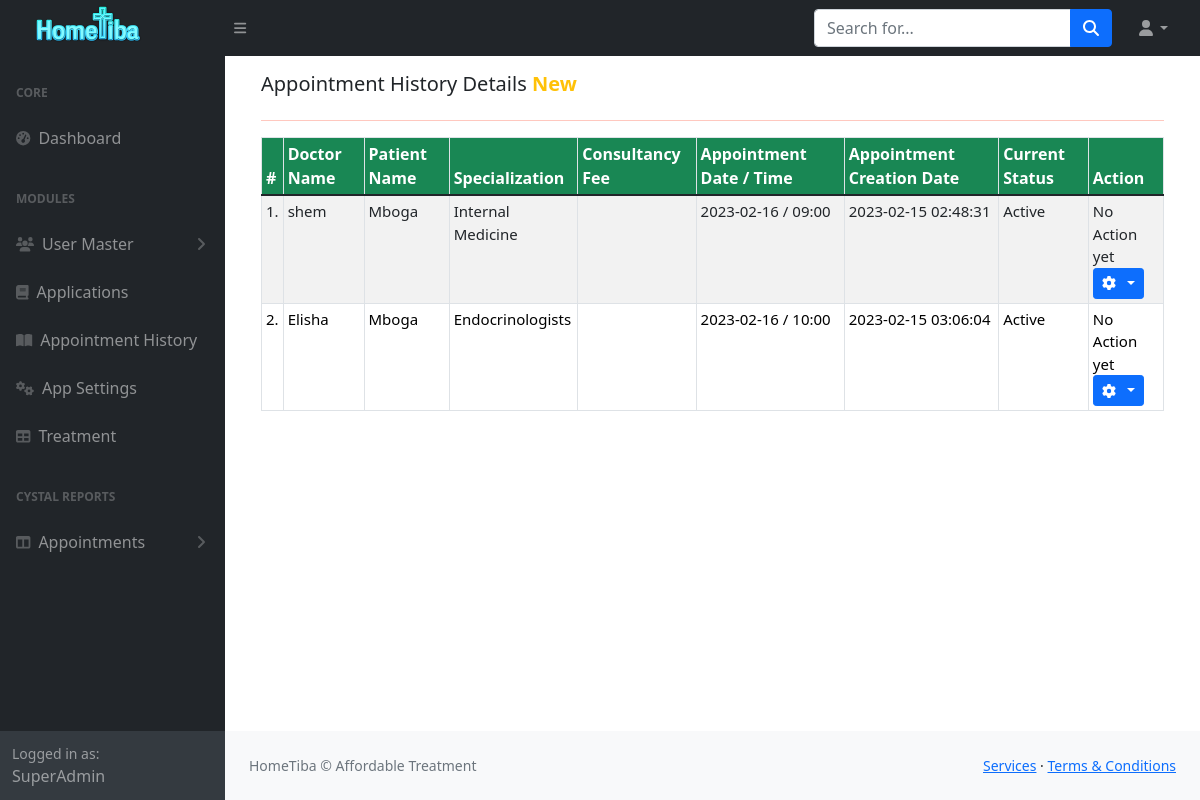
/Hospital/superadmin/appointments.php (signed in), run on the app's committed database.
### tables this page shows
CREATE TABLE `appointment` (
  `id` int(11) NOT NULL,
  `doctorSpecialization` varchar(255) DEFAULT NULL,
  `doctorId` int(11) DEFAULT NULL,
  `uId` int(11) DEFAULT NULL,
  `consultancyFees` int(11) DEFAULT NULL,
  `appointmentDate` varchar(255) DEFAULT NULL,
  `appointmentTime` varchar(255) DEFAULT NULL,
  `postingDate` timestamp NULL DEFAULT current_timestamp(),
  `userStatus` int(11) DEFAULT NULL,
  `doctorStatus` int(11) DEFAULT NULL,
  `updationDate` timestamp NULL DEFAULT NULL ON UPDATE current_timestamp(),
  `status` enum('Pending','Completed') NOT NULL DEFAULT 'Pending'
);

CREATE TABLE `doctors` (
  `docid` int(11) NOT NULL,
  `firstname` varchar(20) NOT NULL,
  `email` varchar(50) NOT NULL,
  `lastname` varchar(20) NOT NULL,
  `county` varchar(15) NOT NULL,
  `phone` bigint(15) NOT NULL,
  `status` enum('Approved','Disabled','Pending','Rejected') NOT NULL DEFAULT 'Pending',
  `id` int(13) NOT NULL,
  `cv` varchar(50) DEFAULT NULL,
  `password` varchar(255) NOT NULL,
  `Availability` enum('NotAvailable','Available') NOT NULL DEFAULT 'Available'
);

CREATE TABLE `users` (
  `userid` int(11) NOT NULL,
  `FirstName` varchar(20) NOT NULL,
  `LastName` varchar(20) NOT NULL,
  `email` varchar(50) NOT NULL,
  `Password` varchar(255) NOT NULL,
  `Role` enum('Admin','Doctor','Nurse','Patient') NOT NULL DEFAULT 'Patient',
  `Telphone` bigint(20) NOT NULL,
  `creationdate` date NOT NULL DEFAULT current_timestamp()
);

### Hospital/superadmin/appointments.php (the view, shortened to what this page needs)
<?php
include('../config.php');
include "includes/header.php";
include "includes/topnav.php";
include "includes/sidenav.php";
?>
<div id="layoutSidenav_content">
    <main>
        <div class="container-fluid px-4">
            <div class="container-fluid container-fullw bg-white">
                <div class="row">
                    <div class="col-md-12">
                        <div class=" col-md-12  d-flex">
                            <h5 class="col-md-9">Appointment History Details <b class="text-warning "> New</b></h5>
                        </div>
                        <hr style="color:#ff2400">
                        <table class="table table-responsive table table-bordered table-striped table-sm table-hover" id="sample-table-1">
                            <thead>
                                <tr class="text-white bg-success">
                                    <th class="center">#</th>
                                    <th class="hidden-xs">Doctor Name</th>
                                    <th >Patient Name </th>
                                    <th>Specialization</th>
                                    <th>Consultancy Fee</th>
                                    <th>Appointment Date / Time </th>
                                    <th>Appointment Creation Date </th>
                                    <th>Current Status</th>
                                    <th>Action</th>
                                </tr>
                            </thead>
                            <tbody class="text-dark">
                                <?php
                                $sql = mysqli_query($conn, "SELECT doctors.firstname as docname,users.FirstName as pname,appointment.*  from appointment join doctors on doctors.docid=appointment.doctorId join users on users.userid=appointment.uId ");
                                $cnt = 1;
                                while ($row = mysqli_fetch_array($sql)) {
                                    if (empty($row)) {
                                        echo "<div> NO Appointsments at the momemet</div>";
                                    } else {
                                        ?>
                                    <tr style="color:black; font-size:15px">
                                        <td class="center"><?php echo $cnt; ?>.</td>
                                        <td class="hidden-xs">
                                            <?php echo $row['docname']; ?>
                                        </td>
                                        <td class="hidden-xs"><?php echo $row['pname']; ?></td>
                                        <td>
                                            <?php echo $row['doctorSpecialization']; ?>
                                        </td>
                                        <td><?php echo $row['consultancyFees']; ?></td>
                                        <td>
                                            <?php echo $row['appointmentDate']; ?> / <?php echo
                                                    $row['appointmentTime']; ?>
                                        </td>
                                        <td>
                                            <?php echo $row['postingDate']; ?>
                                        </td>
                                        <td>
                                            <?php if (($row['userStatus'] == 1) && ($row['doctorStatus'] == 1)) {
                                                echo "Active";
                                            }
                                            ?></td>
                                        <td>
                                            <div class="visible-md visible-lg hidden-sm hidden-xs">
                                                <?php if (($row['userStatus'] == 1) && ($row['doctorStatus'] == 1)) {
                                                    echo "No Action yet";
                                                } else {
                                                    echo "Canceled";
                                                } ?>
                                            </div>
                                            <div class="visible-xs visible-sm hidden-md hidden-lg">
                                                <div class="btn-group" dropdown is-open="status.isopen">
                                                    <button type="button"
                                                        class="btn btn-primary btn-o btn-sm dropdown-toggle"
                                                        dropdown-toggle>
                                                        <i class="fa fa-cog"></i>&nbsp;<span class="caret"></span>
                                                    </button>
                                                </div>
                                            </div>
                                        </td>
                                    </tr>
                                    <?php
                                    $cnt = $cnt + 1;
                                    }
                                }
                                ?>
                            </tbody>
                        </table>
                    </div>
                </div>
            </div>
        </div>
    </main>
    <?php
    include "includes/footer.php";
    ?>

### data on the page
appointment: doctorId.firstname "shem", users.FirstName "Mboga", doctorSpecialization "Internal Medicine", appointmentDate "2023-02-16", appointmentTime "09:00", postingDate "2023-02-15 02:48:31", userStatus "Active"
appointment: doctorId.firstname "Elisha", users.FirstName "Mboga", doctorSpecialization "Endocrinologists", appointmentDate "2023-02-16", appointmentTime "10:00", postingDate "2023-02-15 03:06:04", userStatus "Active"
